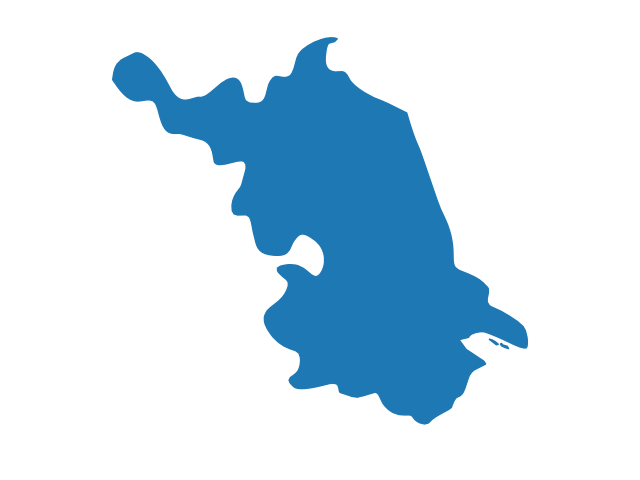
#> input picture Map_of_China/Example/1-Jiangsu.png, 640 x 480 px; its folder holds only this picture in this run
$ python -i Map_of_China.py   (imports and definitions only)
#> lines starting #> are read from the running program, lines starting #| are printed output that depends on the picture
#!/usr/bin/env python
# -*- coding:utf-8 -*-
__author__='Ji Xuanfan'

import os
import re
import json
import time
import urllib
import requests
from matplotlib import pyplot as plt

from selenium import webdriver
from selenium.webdriver.common.by import By
from selenium.common.exceptions import TimeoutException
from selenium.webdriver.support.wait import WebDriverWait
from selenium.webdriver.support import expected_conditions as EC


plt.rcParams['font.family']='SimHei'

class Get_Map():
	# [441 lines left out: functions __init__, Get_all_codes, _parse_codes, Get_country, Get_provinces_auto, Get_provinces and 15 more, not called in this run]

class Draw_Map():
	def __init__(self):
		self.draw_country_arg={'sea':False,'provName':False,'textColor':'r','default_color':[0.9,0.9,0.9],\
							'city_pos':False,'point_color':'r','point_size':3,'city_name':False,'cityTextColor':'k'}
		self.draw_region_arg={'textColor':'k','default_color':[0.9,0.9,0.9],'thre':None,
							'other':False,'other_lw':0.5,'city_pos':False,'point_color':'r','point_size':3,
							'city_name':False}
		self.pos_map={'start':'left','middle':'center','end':'right'}  #城市名称注释的位置与matplotlib.text 中ha的对应关系
		self.country_county_arg={'island':True,'island_color':[0,0.43,0.74]}


	# [93 lines left out: functions Draw_single_shape, _draw_outline, not called in this run]

	def Show_data(self,src,code=None,by_val=True,LC='k',FC='Blues',BC='w',title=None,img_path=None,arg={}):
		'''
		@function：绘制热力图（全国、省级、地级），即将值的大小与区域颜色深浅对应
		@param:
			src: 数据文件的路径，第一列为区域名称或者编码（要么全部是名称，要么全部是编码），第二列为数值
			code：
				None： 绘制全国地图
				str: 2位编码，绘制相应的省份地图；4位编码，绘制相应的地级行政单位地图
			by_val：
				True：按照值的绝对大小显示
				False：按照值的相对大小显示（排名）
			LC：区域边框的颜色
				str, 如'r','#123456'
				list, RGB格式，0-255范围
			FC：区域的填充颜色
				str：matplotlib支持的cmap颜色字符串，默认Blues
				str：如'r','#ff0000'（十六进制）
				list, RGB格式，0-255范围
			BC：背景色，参数含义同LC
			title：图片标题（默认None，不显示标题）
			img_path：图片的输出存储路径（包括名称）
				None：直接在屏幕中显示图片
			arg: dict,图片参数的配置，具体与Draw_country、Draw_province、Draw_city保持一致
		@ Example:
			D=Draw_Map()
			src='Example/GDP-2018.csv'
			D.Show_data(src,FC='PuRd',title='2018年各省GDP',arg={'sea':True})  #按数据的绝对大小显示
			D.Show_data(src,by_val=False,arg={'default_color':[0.6,0.6,0.6]})  #按数据的相对大小(排名)显示

			D.Show_data('Example/江苏人口2018.txt','32',by_val=True,title='江苏人口2018') #省级数据
			D.Show_data('Example/江苏人口2018.txt','32',by_val=True,LC='w',\
				title='江苏人口2018',arg={'city_name':True,'city_pos':True,'other':True}) #可配置地图中的样式

			D.Show_data('Example/Suzhou_population.txt','3205',by_val=False,\
				title='苏州人口2018',arg={'city_name':True,'city_pos':True,'other':True}) #地级数据
		'''
		if not os.path.exists(src):
			print('数据文件不存在！')
			return
		else:
			raw_data=_load_csv(src)
		if not isinstance(FC,str):
			print('FC不是字符串类型，不是合格的cmap参数')
			return
		if not code:
			level=1
		elif len(code)==2 or len(code)==4:
			level=len(code)//2+1
		else:
			print('code编码格式不正确：非2位省份编码或4位地级市编码')
			return
		if code: code=str(code)
		data={}
		if level==1:  #在国家层面比较各个省的情况
			if not os.path.exists('Data/province.txt'): #导入省份的编码文件
				print("省份编码文件不存在")
				return
			code_map=_load_json('Data/province.txt')
		elif level==2 or level==3:  #省份2位编码或地级市4位编码
			all_codes=_load_json('Data/code_map.txt')
			code_map={}
			L=len(code)
			for k,v in all_codes.items():
				if k[:L]==code and k[L:L+2]!='00':
					code_map[k]=v

		if raw_data[0][0].isdigit():
			for x in raw_data:
				if len(x[0])%2==0 and len(x[0])<=6:
					key=x[0].ljust(6,'0')
				else:
					print(x[0]+'不是正确的区域编码')
					return
				if key in code_map.keys():
					data[key]=float(x[1])
				else:
					print(x[0]+'不是正确的区域名称')
					return
		else:
			for x in raw_data:
				has_got=False  #标记是否已查询到区域编码
				for k,v in code_map.items():
					if x[0] in v:
						data[k]=float(x[1])
						has_got=True
						break
				if not has_got:
					print(x[0]+'不是正确的区域名称')
					return

		if level==1:
			self.Draw_country(data,by_val=by_val,LC=LC,FC=FC,BC=BC,title=title,img_path=img_path,arg=arg)
		elif level==2:
			self.Draw_province(code,data,by_val=by_val,LC=LC,FC=FC,BC=BC,title=title,img_path=img_path,arg=arg)
		elif level==3:
			self.Draw_city(code,data,by_val=by_val,LC=LC,FC=FC,BC=BC,title=title,img_path=img_path,arg=arg)

	# [777 lines left out: functions Draw_country, Draw_province, Draw_city, draw_region, Draw_country_county, Bubble and 10 more, not called in this run]

# [3 lines not run here, left out]

>>> import cv2
>>> picture = cv2.imread('Example/1-Jiangsu.png', cv2.IMREAD_GRAYSCALE)
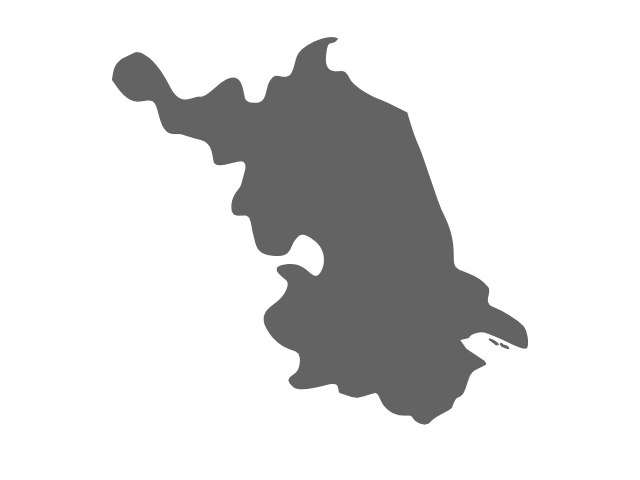
#> picture: shape (480, 640); min 99, max 255, mean 220.9
>>> result = Draw_Map().Show_data(picture)

$ run again, on Map_of_China/Example/10-Jiangsu_population.png
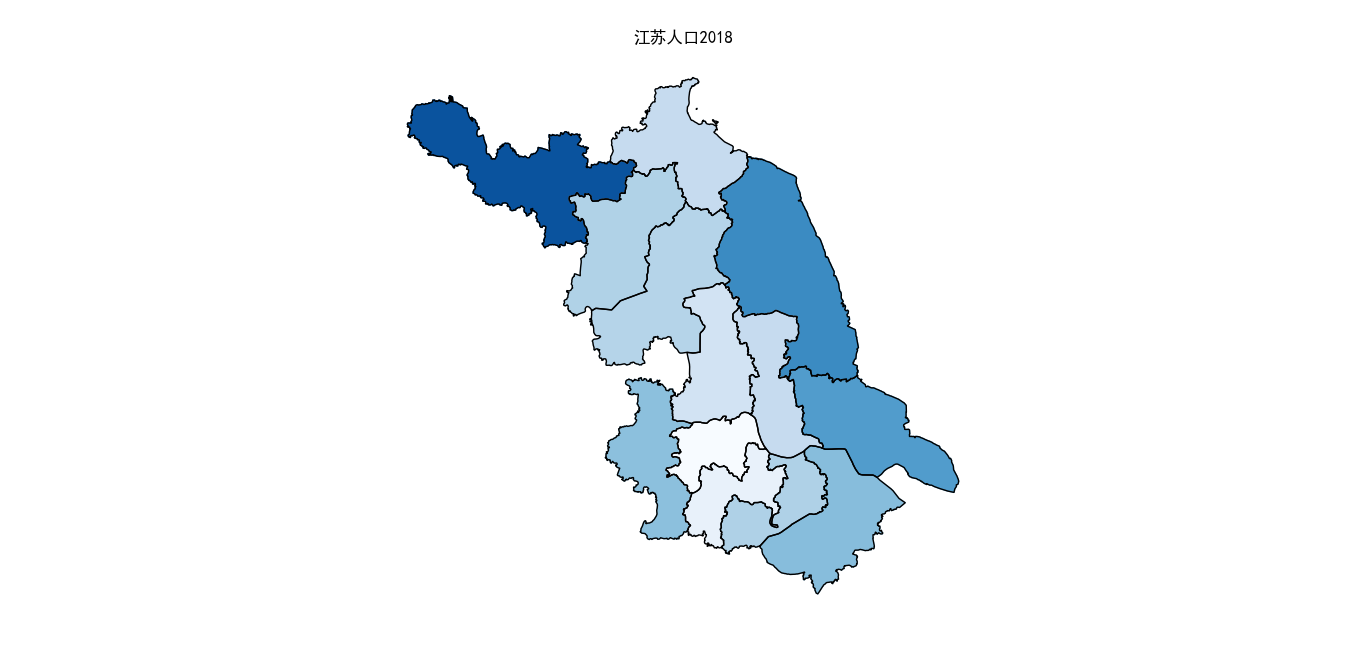
#> input picture Map_of_China/Example/10-Jiangsu_population.png, 1366 x 671 px
#> `picture = cv2.imread('Example/1-Jiangsu.png', cv2.IMREAD_GRAYSCALE)`:
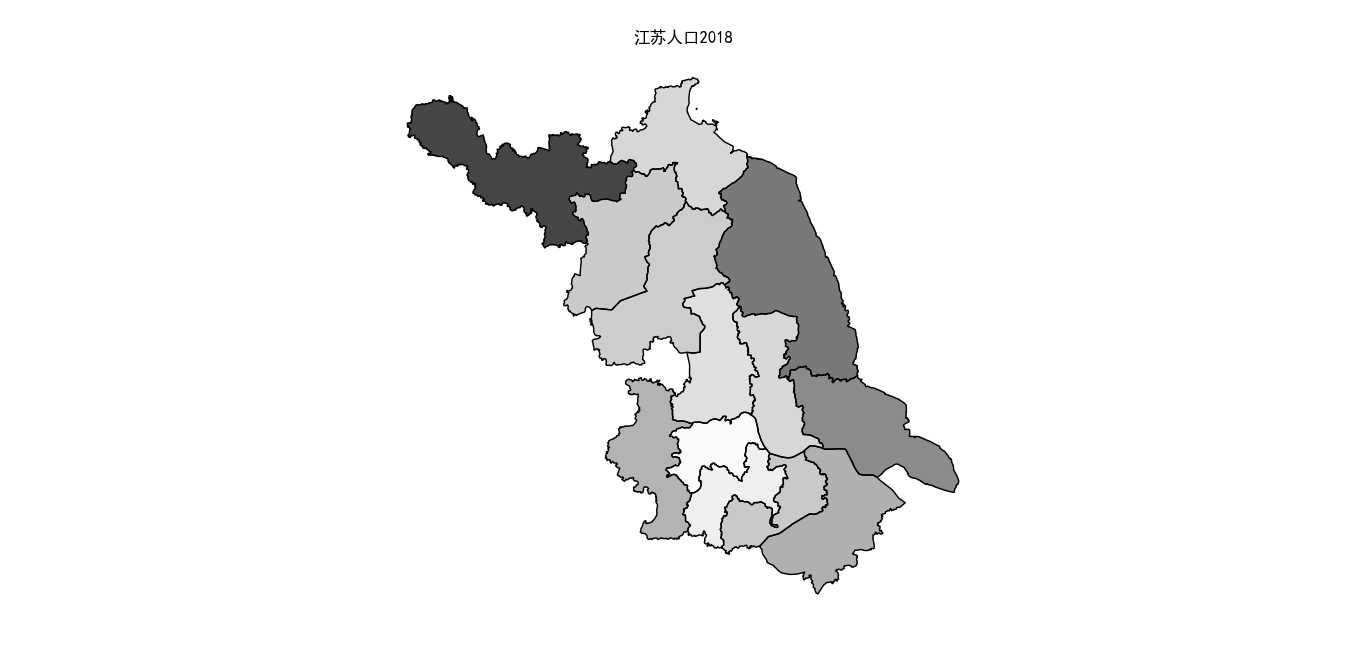
#> picture: shape (671, 1366); min 0, max 255, mean 242.5

$ run again, on Map_of_China/Example/12-Suzhou_population.png
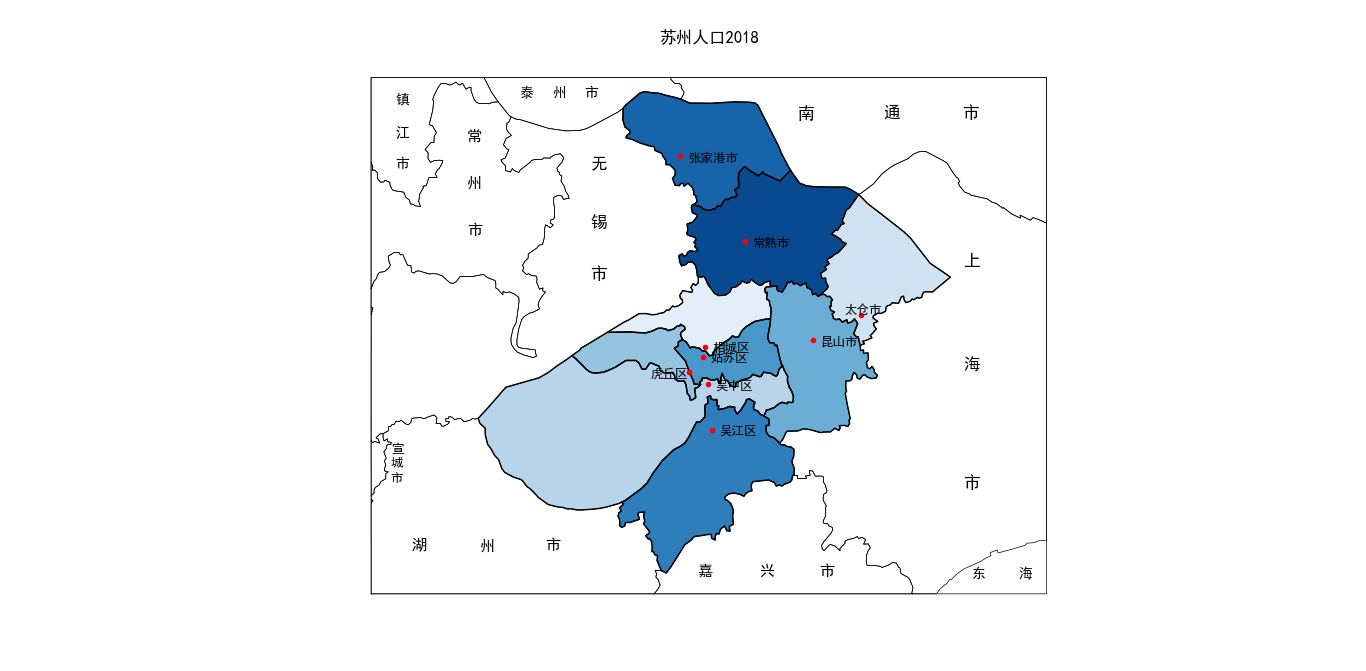
#> input picture Map_of_China/Example/12-Suzhou_population.png, 1366 x 671 px
#> `picture = cv2.imread('Example/1-Jiangsu.png', cv2.IMREAD_GRAYSCALE)`:
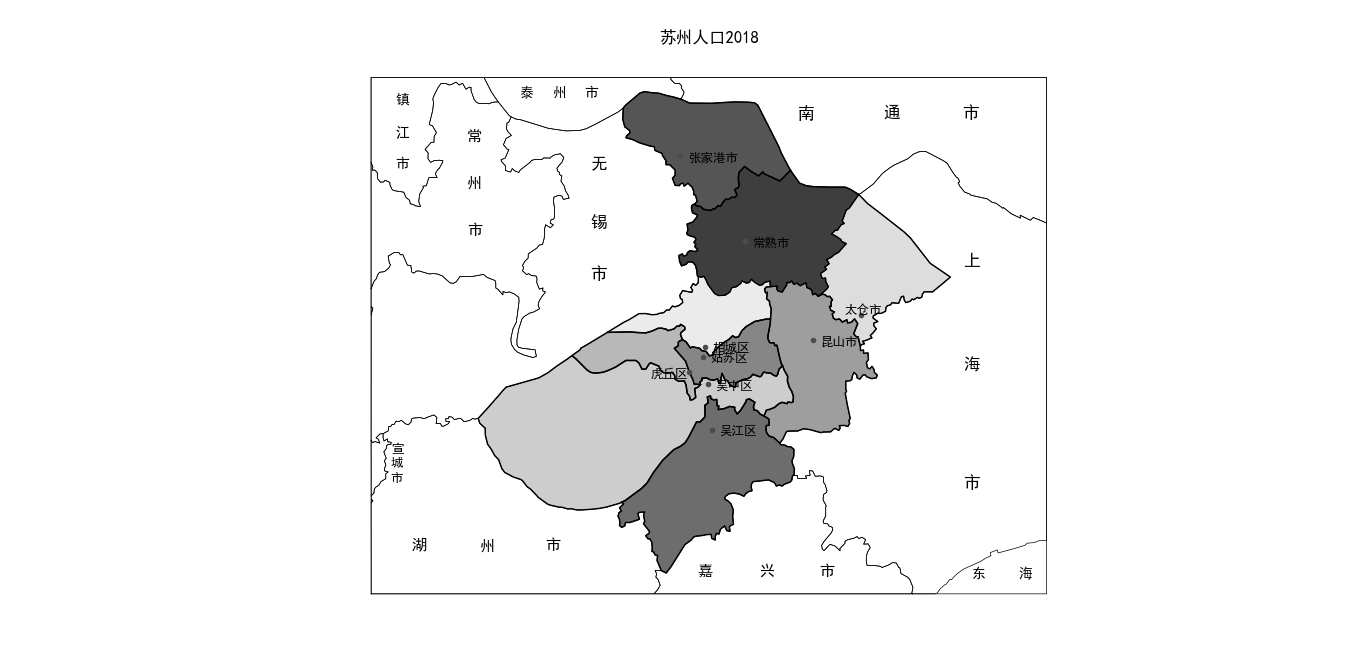
#> picture: shape (671, 1366); min 0, max 255, mean 240.6
